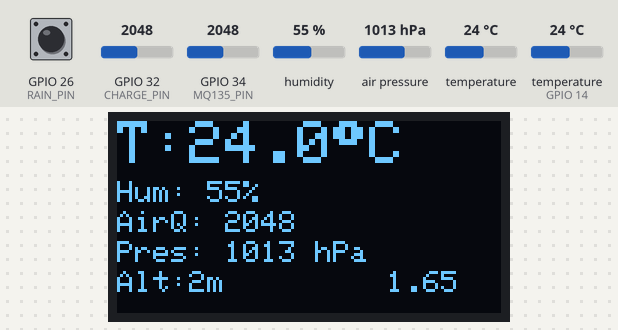
A sketch run on a simulated ESP32. Parts: 128×64 one-colour display. The inputs (shaded band) are chosen by the test bench; at power-on: GPIO 26 (RAIN_PIN) HIGH, GPIO 32 (CHARGE_PIN) = 2048, GPIO 34 (MQ135_PIN) = 2048, humidity 55 %, air pressure 1013 hPa, temperature 24 °C, temperature (sensor on GPIO 14) 24 °C. WiFi joins after 1.5 s; servers stay silent unless stated; what the sketch prints to the serial monitor is not drawn.

Above: at 1.7 s.

The sketch:

Final.ino
```cpp
#include <Wire.h>
#include <WiFi.h>
#include <ThingSpeak.h>
#include <Adafruit_GFX.h>
#include <Adafruit_SSD1306.h>
#include <Adafruit_BMP280.h>
#include "DHT.h"

// --- OLED SPI ---
#define OLED_MOSI 23
#define OLED_CLK 18
#define OLED_DC 17
#define OLED_CS 5
#define OLED_RESET 16

#define SCREEN_WIDTH 128
#define SCREEN_HEIGHT 64

// --- Sensor Pins ---
#define DHTPIN 14
#define DHTTYPE DHT11
#define MQ135_PIN 34
#define RAIN_PIN 26
#define CHARGE_PIN 32  // 3.1V Solar Panel (Max safe on ESP32 ADC)

const char* ssid = "hunter";
const char* password = "0724229199";

// --- ThingSpeak ---
unsigned long channelID = 3012215;
const char* writeAPIKey = "L0QR2LFQUU4OIT0M";
WiFiClient client;

Adafruit_SSD1306 display(SCREEN_WIDTH, SCREEN_HEIGHT, OLED_MOSI, OLED_CLK, OLED_DC, OLED_RESET, OLED_CS);
Adafruit_BMP280 bmp;
DHT dht(DHTPIN, DHTTYPE);

void setup() {
  Serial.begin(115200);

  // OLED
  if (!display.begin(SSD1306_SWITCHCAPVCC)) {
    Serial.println(F("SSD1306 failed"));
    while (true)
      ;
  }
  display.clearDisplay();
  display.display();

  // BMP280
  if (!bmp.begin(0x76)) {
    Serial.println(F("BMP280 not found!"));
    while (true)
      ;
  }
  bmp.setSampling(Adafruit_BMP280::MODE_NORMAL,
                  Adafruit_BMP280::SAMPLING_X2,
                  Adafruit_BMP280::SAMPLING_X16,
                  Adafruit_BMP280::FILTER_X16,
                  Adafruit_BMP280::STANDBY_MS_500);

  dht.begin();
  pinMode(RAIN_PIN, INPUT);
  pinMode(CHARGE_PIN, INPUT);

  // Wi-Fi
  WiFi.begin(ssid, password);
  Serial.print("Connecting to WiFi");
  while (WiFi.status() != WL_CONNECTED) {
    delay(500);
    Serial.print(".");
  }
  Serial.println("\nConnected!");

  ThingSpeak.begin(client);
}

void loop() {
  float temp = bmp.readTemperature();
  float pressure = bmp.readPressure() / 100.0F;
  float altitude = bmp.readAltitude(1013.25);
  float humidity = dht.readHumidity();
  int airQuality = analogRead(MQ135_PIN);
  bool isRaining = digitalRead(RAIN_PIN) == LOW;

  // Convert ADC reading to actual voltage for solar panel (0–3.3V)
  int chargeRaw = analogRead(CHARGE_PIN);
  float solarVoltage = chargeRaw * (3.3 / 4095.0);  // Accurate voltage reading

  // --- Serial Monitor Output ---
  Serial.println("=== Weather Station Data ===");
  Serial.printf("Temp: %.1f °C\n", temp);
  Serial.printf("Humidity: %.1f %%\n", humidity);
  Serial.printf("Air Quality: %d\n", airQuality);
  Serial.printf("Pressure: %.0f hPa\n", pressure);
  Serial.printf("Altitude: %.1f m\n", altitude);
  Serial.printf("Rain Detected: %s\n", isRaining ? "YES" : "NO");
  Serial.printf("Solar Voltage: %.2f V\n", solarVoltage);
  Serial.println("===========================\n");

  // --- OLED Display ---
  display.clearDisplay();
  display.setTextSize(2);
  display.setTextColor(SSD1306_WHITE);
  display.setCursor(0, 0);
  display.print("T:");
  display.print(temp, 1);
  display.print((char)247);
  display.println("C");

  display.setTextSize(1);
  display.setCursor(0, 20);
  display.print("Hum: ");
  display.print(humidity, 0);
  display.println("%");

  display.setCursor(0, 30);
  display.print("AirQ: ");
  display.print(airQuality);

  display.setCursor(0, 40);
  display.print("Pres: ");
  display.print(pressure, 0);
  display.println(" hPa");

  display.setCursor(0, 50);
  display.print("Alt:");
  display.print(altitude, 0);
  display.print("m");

  display.setCursor(90, 50);
  display.print(solarVoltage);
  display.display();

  // --- Upload to ThingSpeak ---
  ThingSpeak.setField(1, temp);
  ThingSpeak.setField(2, humidity);
  ThingSpeak.setField(3, airQuality);
  ThingSpeak.setField(4, isRaining ? 1 : 0);
  ThingSpeak.setField(5, altitude);
  ThingSpeak.setField(6, pressure);
  ThingSpeak.setField(7, solarVoltage);  // New: solar voltage as Field 7

  int result = ThingSpeak.writeFields(channelID, writeAPIKey);
  if (result == 200) {
    Serial.println("Data sent to ThingSpeak!");
  } else {
    Serial.println("ThingSpeak error: " + String(result));
  }

  delay(15000);  // ThingSpeak rate limit
}
```
